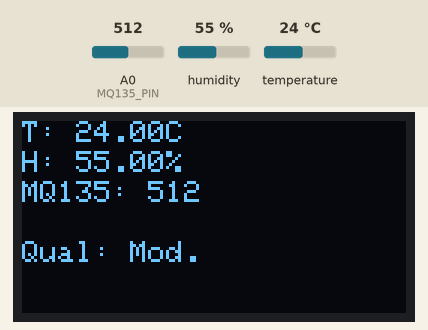
This sketch was run on a simulated Arduino Uno, built with avr-gcc and run on an emulated ATmega328P. Shown: 128×64 one-colour display. Inputs (shaded band) come from the test bench; at power-on: humidity 55 %, A0 (MQ135_PIN) = 512, temperature 24 °C. What the sketch prints to the serial monitor is not drawn.

Above: at 2.9 s.
3.0 s: humidity set to 22 %
At 4.7 s:
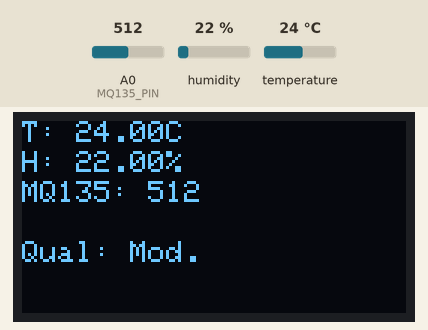
5.8 s: A0 (MQ135_PIN) set to 683
At 7.1 s:
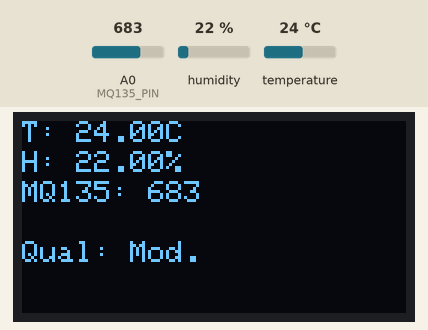
8.6 s: A0 (MQ135_PIN) set to 711
At 10.7 s:
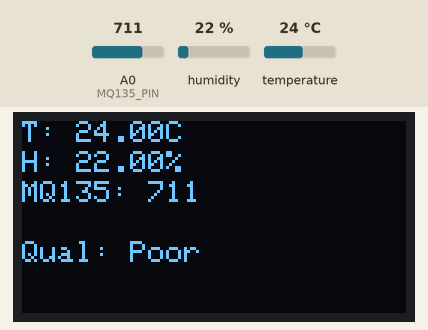
11.8 s: A0 (MQ135_PIN) set to 290
At 13.0 s:
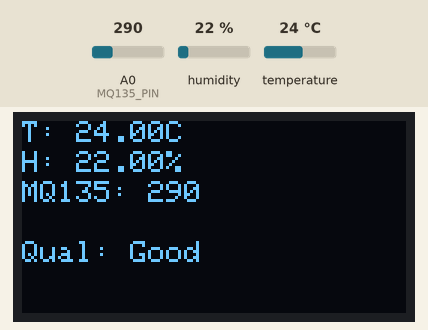
14.6 s: temperature set to 12 °C
At 17.7 s:
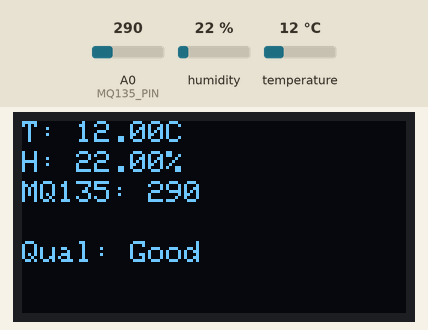
18.0 s: humidity set to 40 %
At 19.0 s:
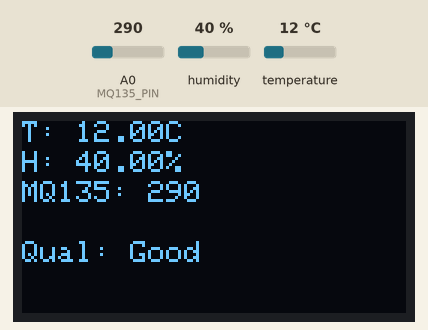
Timing chart, 0 to 21.0 s (numbered marks = the images above; inputs shaded):
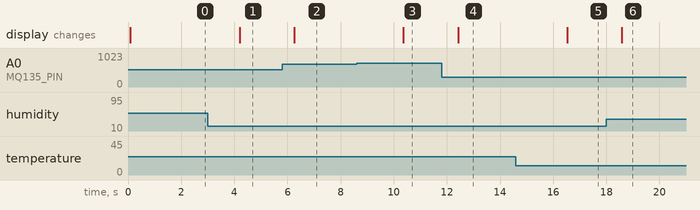

Measured:
- the behaviour switches between 699 and 700 on A0 (MQ135_PIN) (found by bisection; images 2 and 3)
- after the input at 3.0 s, the display: changes after 1.2 s (image 1)
- after the input at 5.8 s, the display: changes after 0.45 s (image 2)
- after the input at 8.6 s, the display: changes after 1.8 s (image 3)
- after the input at 11.8 s, the display: changes after 0.62 s (image 4)
- after the input at 14.6 s, the display: changes after 1.9 s (image 5)
- after the input at 18.0 s, the display: changes after 0.59 s (image 6)

The sketch:

mpmcproj.ino
```cpp
#include <Wire.h>
#include <Adafruit_GFX.h>
#include <Adafruit_SSD1306.h>
#include <DHT.h>

#define SCREEN_WIDTH 128 // OLED display width
#define SCREEN_HEIGHT 64  // OLED display height
#define OLED_RESET -1     // Reset pin
#define DHTPIN 2          // DHT11 data pin
#define DHTTYPE DHT11     // DHT 11
#define MQ135_PIN A0      // MQ-135 analog pin

Adafruit_SSD1306 display(SCREEN_WIDTH, SCREEN_HEIGHT, &Wire, OLED_RESET);
DHT dht(DHTPIN, DHTTYPE);

void setup() {
  Serial.begin(9600);

  // Initialize the OLED display
  if (!display.begin(SSD1306_SWITCHCAPVCC, 0x3C)) {
    Serial.println(F("SSD1306 alloc failed"));
    while (true); // Loop forever if the display is not found
  }

  // Initialize the DHT11 sensor
  dht.begin();

  display.clearDisplay();
}

void loop() {
  // Read DHT11 sensor
  float h = dht.readHumidity();
  float t = dht.readTemperature();

  // Read MQ-135 sensor
  int mq135Value = analogRead(MQ135_PIN);

  // Check for DHT read failures
  if (isnan(h) || isnan(t)) {
    Serial.println("DHT read fail!");
    return;
  }

  // Print values to Serial
  Serial.print("T: "); // Temperature
  Serial.print(t);
  Serial.print("C, H: "); // Humidity
  Serial.print(h);
  Serial.print("%, MQ135: "); // MQ-135 value
  Serial.println(mq135Value);

  // Display readings on the OLED
  display.clearDisplay();
  display.setTextSize(1);
  display.setTextColor(WHITE);

  // Display Temperature
  display.setCursor(0, 0);
  display.print("T: ");
  display.print(t);
  display.print("C");

  // Display Humidity
  display.setCursor(0, 10);
  display.print("H: ");
  display.print(h);
  display.print("%");

  // Display MQ135 Value
  display.setCursor(0, 20);
  display.print("MQ135: ");
  display.println(mq135Value);

  // Display air quality category
  String quality;
  if (mq135Value < 300) {
    quality = "Good";
  } else if (mq135Value < 700) {
    quality = "Mod.";
  } else {
    quality = "Poor";
  }

  display.setCursor(0, 40);
  display.print("Qual: ");
  display.println(quality);

  display.display(); // Update the display
  delay(2000); // Wait for 2 seconds before the next reading
}
```
